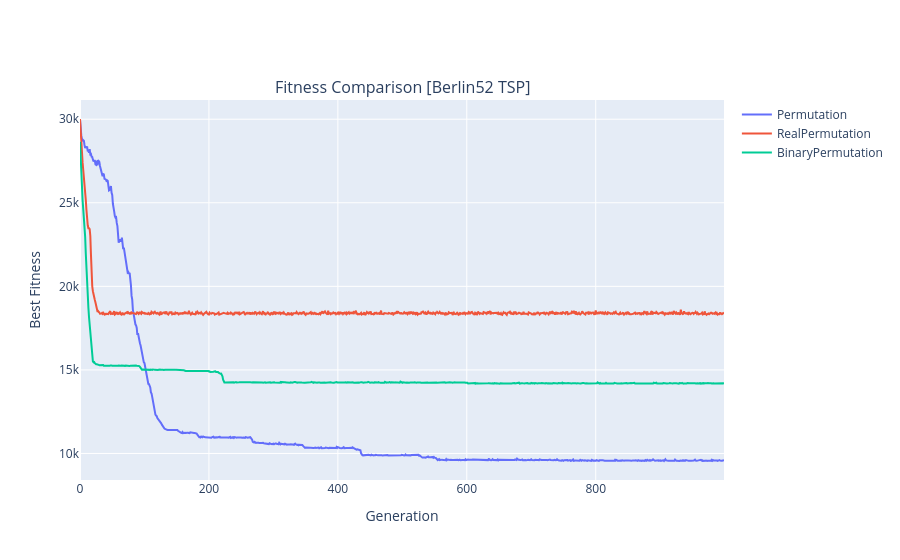

Notebook code cell kept with this figure:
### Markdown cell above
Probemos ahora con un TSP con 52 ciudades, Berlin52. Con este problema más grande que es parte del benchmark TSPLIB y del cual se tiene una mejor solución conocida (distancia total = 7542), espero que se note aún más la diferencia entre las codificaciones.

### Code cell
tsp = TSP.Berlin52()

encoderInt = encoding.Permutation(permutation_size=tsp.dimension)
encoderReal = RealPermutation(permutation_size=tsp.dimension)
encoderBin = BinaryPermutation(permutation_size=tsp.dimension)

history = {}
best_solutions = {}

for encoder, crossover_method, mutation_method in [
    (encoderInt, crossover.PMX, mutation.swap),
    (encoderReal, crossover.onepoint, mutation.gaussian),
    (encoderBin, crossover.onepoint, mutation.flip_bit)
]:

    gatsp = GeneticAlgorithm(
        fitness_function=tsp,
        crossover_function=crossover_method,
        mutation_function=mutation_method,
        selection_function=selection.tournament,
        population_size=500,
        mutation_rate=0.05,
        crossover_rate=0.7,
        encoder=encoder,
        elitism=0.1,
        minimize=True,
)

    gatsp.run(generations=1000, verbose=False)
    print("*" * 40)
    print(type(encoder).__name__)
    print(f'Best Individual: {gatsp.best_individual}')
    print(f'Best Fitness: {gatsp.best_fitness}')
    print(f'Optimal Value: {tsp.optimal_value}')
    print(f'Difference from Optimal: {gatsp.best_fitness - tsp.optimal_value}')
    history[type(encoder).__name__] = gatsp.fitness_history
    best_solutions[type(encoder).__name__] = gatsp.best_individual

historydf = pd.DataFrame(history)

fig = make_subplots(rows=1, cols=1, subplot_titles=[f"Fitness Comparison [Berlin52 TSP]"])
for col in historydf.columns:
    fig.add_trace(go.Scatter(
        y=historydf[col], 
        mode='lines', 
        name=col
    ), row=1, col=1)
fig.update_xaxes(title_text="Generation", row=1, col=1)
fig.update_yaxes(title_text="Best Fitness", row=1, col=1)
fig.show()

### Figure 1 — Plotly figure (JSON) as saved in the notebook; plotly's stock layout.template omitted (floating-point values rounded to 4 significant figures; data arrays with more than 128 entries replaced by an {"elided": "..."} marker saying what was removed)
{"data": [{"mode": "lines", "name": "Permutation", "type": "scatter", "xaxis": "x", "y": {"elided": "1000 float values"}, "yaxis": "y"}, {"mode": "lines", "name": "RealPermutation", "type": "scatter", "xaxis": "x", "y": {"elided": "1000 float values"}, "yaxis": "y"}, {"mode": "lines", "name": "BinaryPermutation", "type": "scatter", "xaxis": "x", "y": {"elided": "1000 float values"}, "yaxis": "y"}], "layout": {"annotations": [{"font": {"size": 16}, "showarrow": false, "text": "Fitness Comparison [Berlin52 TSP]", "x": 0.5, "xanchor": "center", "xref": "paper", "y": 1, "yanchor": "bottom", "yref": "paper"}], "xaxis": {"anchor": "y", "domain": [0, 1], "title": {"text": "Generation"}}, "yaxis": {"anchor": "x", "domain": [0, 1], "title": {"text": "Best Fitness"}}}}
